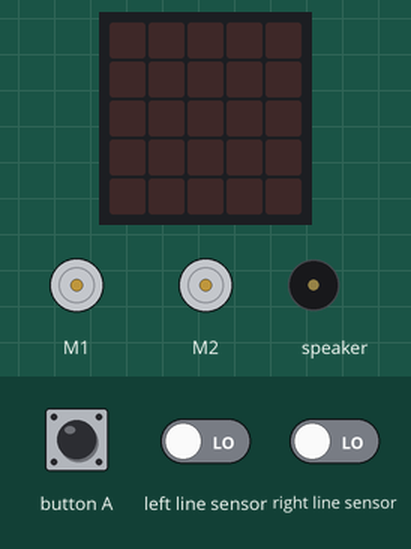
Bench run of a program on a simulated Calliope mini (MakeCode). Parts: 2 × DC motor (green arrow = forward, orange = backward, longer = faster), the board's 5×5 LED display, buzzer (waves = sounding). The test bench sets the inputs (shaded band); at power-on: left line sensor LOW, right line sensor LOW.

Above: at 1.7 s.
1.8 s: button A pressed for 0.15 s
At 3.5 s:
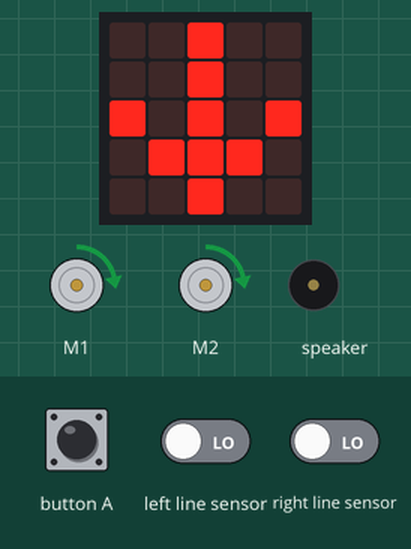
4.2 s: button A pressed for 0.15 s
At 5.0 s:
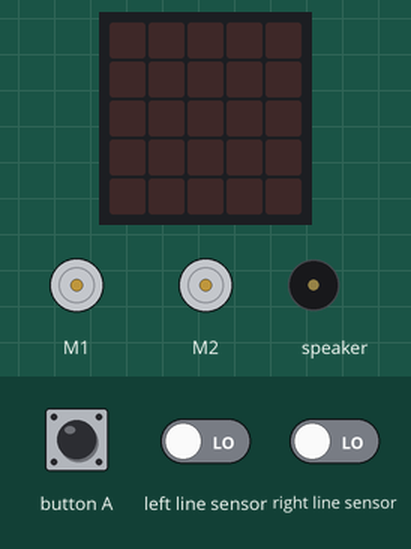
Timing chart, 0 to 7.2 s (numbered marks = the images above; inputs shaded):
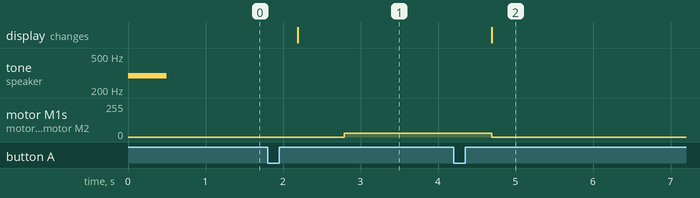

The program:

main.ts
```typescript
function fahren () {
    if (maqueen.readPatrol(maqueen.Patrol.PatrolLeft) == 1 && maqueen.readPatrol(maqueen.Patrol.PatrolRight) == 1) {
        maqueen.motorRun(maqueen.Motors.All, maqueen.Dir.CW, 30)
    } else if (maqueen.readPatrol(maqueen.Patrol.PatrolLeft) == 0 && maqueen.readPatrol(maqueen.Patrol.PatrolRight) == 1) {
        maqueen.motorStop(maqueen.Motors.All)
        maqueen.motorRun(maqueen.Motors.M1, maqueen.Dir.CW, 30)
    } else if (maqueen.readPatrol(maqueen.Patrol.PatrolLeft) == 1 && maqueen.readPatrol(maqueen.Patrol.PatrolRight) == 0) {
        maqueen.motorStop(maqueen.Motors.All)
        maqueen.motorRun(maqueen.Motors.M2, maqueen.Dir.CW, 30)
    } else if (maqueen.readPatrol(maqueen.Patrol.PatrolLeft) == 0 && maqueen.readPatrol(maqueen.Patrol.PatrolRight) == 0) {
        maqueen.motorRun(maqueen.Motors.All, maqueen.Dir.CW, 30)
    } else {
        maqueen.motorStop(maqueen.Motors.All)
    }
}
input.onButtonEvent(Button.A, input.buttonEventClick(), function () {
    if (onoff == 0) {
        onoff = 1
    } else {
        onoff = 0
    }
})
let onoff = 0
onoff = 0
music.playTone(294, music.beat(BeatFraction.Whole))
basic.forever(function () {
    if (onoff == 1) {
        basic.showIcon(IconNames.ArrowSouth)
        fahren()
    } else {
        maqueen.motorStop(maqueen.Motors.All)
        basic.showLeds(`
            . . . . .
            . . . . .
            . . . . .
            . . . . .
            . . . . .
            `)
    }
})
```

test.ts
```typescript
// Hier kann man Tests durchführen; diese Datei wird nicht kompiliert, wenn dieses Paket als Erweiterung verwendet wird.
```

Measured:
- after the input at 1.8 s, motor M1, motor M2: stopped → forward 30/255 after 0.99 s; the display: changes after 0.39 s (image 1)
- after the input at 4.2 s, motor M1, motor M2: forward 30/255 → stopped after 0.49 s; the display: changes after 0.49 s (image 2)
